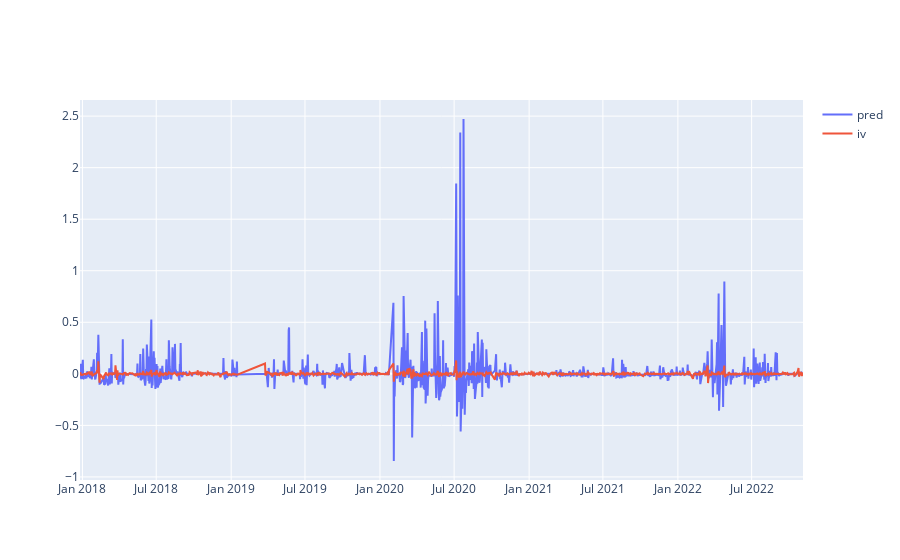

Notebook code cell kept with this figure:
### Markdown cell above
## 作图比较

### Code cell
import plotly.graph_objects as go
import plotly

Fig = go.Figure()
Fig.add_trace(go.Scatter(x=date[120:-1], y=csd_pred[:-1], mode='lines', name='pred'))
Fig.add_trace(go.Scatter(x=date[120:-1], y=diff_iv[121:], mode='lines', name='iv'))

# 主要控制变量在这里
# Fig.update_layout(height=950,
#     			  width=40000,
#     			  xaxis_title=' ',
# 				  xaxis={'tickmode':'auto', 'nticks':1000} # 重点在这里，要自动化tickmode，然后再设置间距.
# )
Fig.show()
plotly.offline.plot(Fig, filename='a.html')

### Figure 1 — Plotly figure (JSON) as saved in the notebook; plotly's stock layout.template omitted (floating-point values rounded to 4 significant figures; data arrays with more than 128 entries replaced by an {"elided": "..."} marker saying what was removed)
{"data": [{"mode": "lines", "name": "pred", "type": "scatter", "x": {"elided": "1132 str values"}, "y": {"elided": "1132 float values"}}, {"mode": "lines", "name": "iv", "type": "scatter", "x": {"elided": "1132 str values"}, "y": {"elided": "1133 float values"}}], "layout": {}}
